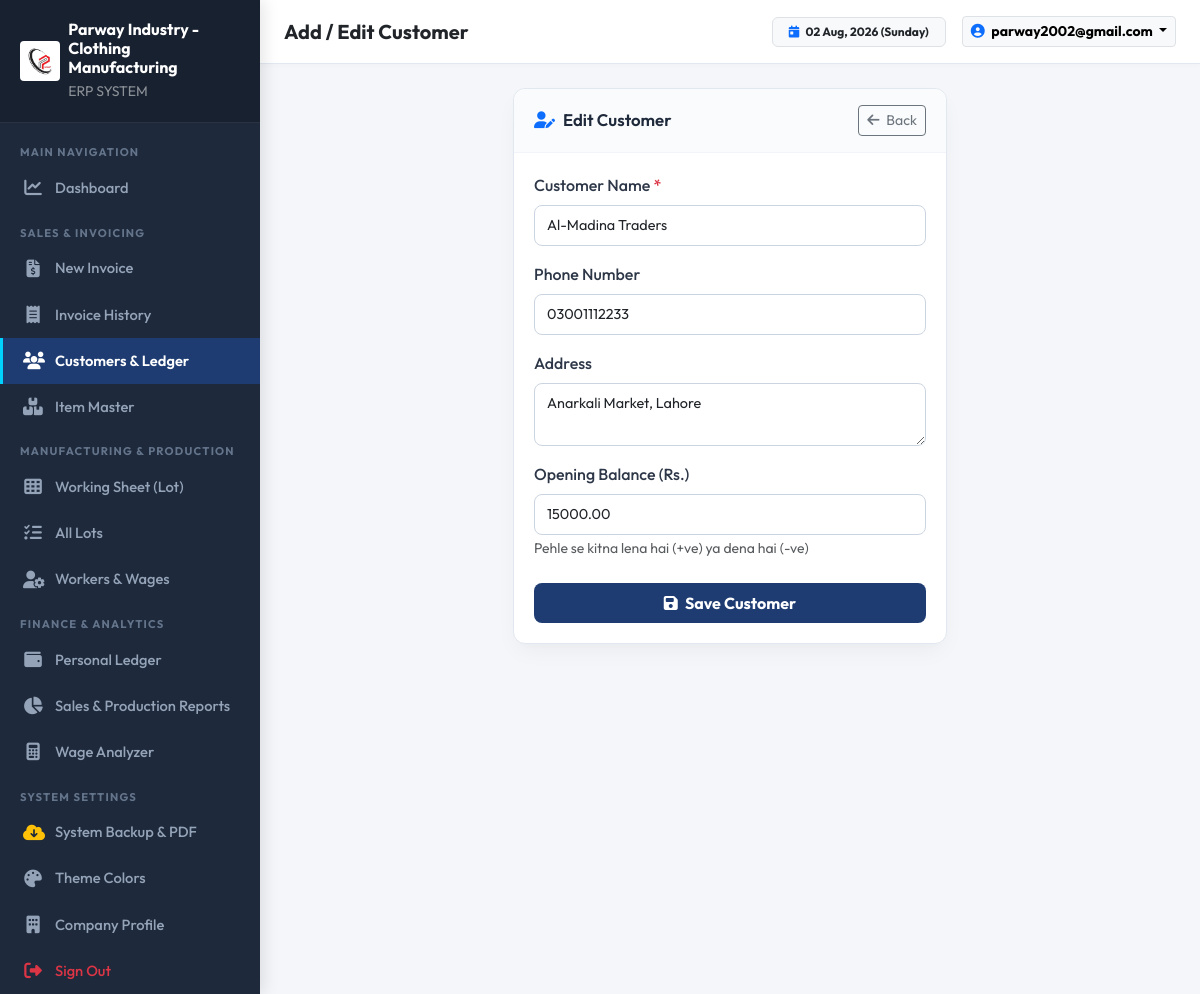
Page /modules/customers/add_edit.php?id=1 (signed in) on the committed database.
### tables this page shows
CREATE TABLE IF NOT EXISTS `settings` (
  `id` INT AUTO_INCREMENT PRIMARY KEY,
  `company_name` VARCHAR(150) NOT NULL DEFAULT 'Parway Industry',
  `logo` VARCHAR(255) DEFAULT '',
  `theme_primary_color` VARCHAR(20) DEFAULT '#2b5876',
  `theme_secondary_color` VARCHAR(20) DEFAULT '#4e4376',
  `address` TEXT,
  `phone` VARCHAR(50) DEFAULT '+92 300 1234567'
);

CREATE TABLE IF NOT EXISTS `customers` (
  `id` INT AUTO_INCREMENT PRIMARY KEY,
  `name` VARCHAR(100) NOT NULL,
  `phone` VARCHAR(30) DEFAULT '',
  `address` TEXT,
  `opening_balance` DECIMAL(12,2) DEFAULT 0.00,
  `created_at` DATETIME DEFAULT CURRENT_TIMESTAMP
);

### config/db.php (called while the page is built, shortened)
<?php
class Database {
    private static $instance = null;
    public static function getInstance() {
        if (self::$instance === null) {
            self::$instance = new Database();
        }
        return self::$instance->pdo;
    }
}
$pdo = Database::getInstance();
$settings = [
    'company_name' => 'Parway Industry',
    'theme_primary_color' => '#1e3c72',
    'theme_secondary_color' => '#2a5298',
    'sidebar_bg_color' => '#1e293b',
    'address' => 'Industrial Area, Faisalabad, Pakistan',
    'phone' => '+92 300 0000000',
    'email' => 'parway2002@gmail.com',
    'logo' => 'assets/uploads/logo/logo.png',
    'currency_symbol' => 'Rs.',
    'invoice_title' => 'SALES INVOICE',
    'invoice_footer_note' => 'Goods once sold are non-refundable. Thank you for your business!',
    'default_work_types' => 'Stitching, Cutting, Overlock, Packing, Pressing, Embroidery, Thread Cutting'
];
try {
    $stmt = $pdo->query("SELECT * FROM settings WHERE id = 1 LIMIT 1");
    $row = $stmt->fetch();
    if ($row) {
        $settings = array_merge($settings, array_filter($row, function($val) { return $val !== null && $val !== ''; }));
    }
} catch (Exception $e) {
}
function base_url($path = '') {
    $protocol = isset($_SERVER['HTTPS']) && $_SERVER['HTTPS'] === 'on' ? "https" : "http";
    $host = $_SERVER['HTTP_HOST'] ?? 'localhost';
    $doc_root = str_replace('\\', '/', $_SERVER['DOCUMENT_ROOT'] ?? '');
    $app_dir = str_replace('\\', '/', dirname(__DIR__));
    $relative = str_replace($doc_root, '', $app_dir);
    return rtrim($protocol . "://" . $host . $relative, '/') . '/' . ltrim($path, '/');
}

### modules/customers/add_edit.php (the view, shortened to what this page needs)
<?php
require_once __DIR__ . '/../../config/db.php';
$id = isset($_GET['id']) ? (int)$_GET['id'] : 0;
if ($id > 0) {
    $stmt = $pdo->prepare("SELECT * FROM customers WHERE id = ?");
    $stmt->execute([$id]);
    $fetched = $stmt->fetch();
    if ($fetched) {
        $customer = $fetched;
    }
}
require_once __DIR__ . '/../../includes/header.php';
?>
<div class="row justify-content-center">
  <div class="col-md-6">
    <div class="card-custom">
      <div class="card-custom-header">
        <h6 class="card-custom-title">
          <i class="fa-solid fa-user-pen text-primary"></i> <?= $id > 0 ? 'Edit Customer' : 'Add New Customer' ?>
        </h6>
        <a href="<?= base_url('modules/customers/list.php') ?>" class="btn btn-sm btn-outline-secondary">
          <i class="fa-solid fa-arrow-left me-1"></i> Back
        </a>
      </div>
      <div class="card-custom-body">
        <form action="" method="POST">
          <div class="mb-3">
            <label class="form-label fw-medium">Customer Name <span class="text-danger">*</span></label>
            <input type="text" name="name" class="form-control" placeholder="e.g. Al-Madina Traders" required value="<?= htmlspecialchars($customer['name']) ?>">
          </div>
          <div class="mb-3">
            <label class="form-label fw-medium">Phone Number</label>
            <input type="text" name="phone" class="form-control" placeholder="e.g. 0300 1234567" value="<?= htmlspecialchars($customer['phone']) ?>">
          </div>
          <div class="mb-3">
            <label class="form-label fw-medium">Address</label>
            <textarea name="address" class="form-control" rows="2" placeholder="Full shop/business address"><?= htmlspecialchars($customer['address']) ?></textarea>
          </div>
          <div class="mb-4">
            <label class="form-label fw-medium">Opening Balance (Rs.)</label>
            <input type="number" step="0.01" name="opening_balance" class="form-control" placeholder="0.00" value="<?= htmlspecialchars($customer['opening_balance']) ?>">
            <small class="text-muted">Pehle se kitna lena hai (+ve) ya dena hai (-ve)</small>
          </div>
          <button type="submit" class="btn btn-primary-custom w-100 py-2 fw-bold">
            <i class="fa-solid fa-save me-1"></i> Save Customer
          </button>
        </form>
      </div>
    </div>
  </div>
</div>
<?php require_once __DIR__ . '/../../includes/footer.php'; ?>

### includes/sidebar.php
<?php
$current_uri = $_SERVER['REQUEST_URI'] ?? '';
function is_active($page, $current_uri) {
    return (strpos($current_uri, $page) !== false) ? 'active' : '';
}
?>
<aside class="app-sidebar">
  <div class="sidebar-header d-flex align-items-center gap-2">
    <?php if (!empty($settings['logo']) && file_exists(__DIR__ . '/../' . $settings['logo'])): ?>
      <img src="<?= base_url($settings['logo']) ?>" alt="Logo" style="max-height: 40px; width: auto; object-fit: contain; background: #fff; padding: 2px; border-radius: 4px;">
    <?php else: ?>
      <i class="fa-solid fa-shirt brand-icon text-white fs-4"></i>
    <?php endif; ?>
    <div class="brand-text">
      <h6 class="m-0 fw-bold text-white"><?= htmlspecialchars($settings['company_name'] ?? 'PARWAY') ?></h6>
      <small class="text-white-50 uppercase fs-7">ERP SYSTEM</small>
    </div>
  </div>
  <div class="sidebar-menu">
    <div class="menu-label">Main Navigation</div>
    <ul class="list-unstyled m-0 p-0">
      <li>
        <a href="<?= base_url('modules/dashboard/index.php') ?>" class="<?= is_active('dashboard/index.php', $current_uri) ?>">
          <i class="fa-solid fa-chart-line"></i>
          <span>Dashboard</span>
        </a>
      </li>
    </ul>
    <div class="menu-label">Sales & Invoicing</div>
    <ul class="list-unstyled m-0 p-0">
      <li>
        <a href="<?= base_url('modules/invoice/create.php') ?>" class="<?= is_active('invoice/create.php', $current_uri) ?>">
          <i class="fa-solid fa-file-invoice-dollar"></i>
          <span>New Invoice</span>
        </a>
      </li>
      <li>
        <a href="<?= base_url('modules/invoice/list.php') ?>" class="<?= is_active('invoice/list.php', $current_uri) ?>">
          <i class="fa-solid fa-receipt"></i>
          <span>Invoice History</span>
        </a>
      </li>
      <li>
        <a href="<?= base_url('modules/customers/list.php') ?>" class="<?= is_active('customers/', $current_uri) ?>">
          <i class="fa-solid fa-users"></i>
          <span>Customers & Ledger</span>
        </a>
      </li>
      <li>
        <a href="<?= base_url('modules/items/list.php') ?>" class="<?= is_active('items/list.php', $current_uri) ?>">
          <i class="fa-solid fa-boxes-stacked"></i>
          <span>Item Master</span>
        </a>
      </li>
    </ul>
    <div class="menu-label">Manufacturing & Production</div>
    <ul class="list-unstyled m-0 p-0">
      <li>
        <a href="<?= base_url('modules/working_sheet/lot_entry.php') ?>" class="<?= is_active('lot_entry.php', $current_uri) ?>">
          <i class="fa-solid fa-table-cells"></i>
          <span>Working Sheet (Lot)</span>
        </a>
      </li>
      <li>
        <a href="<?= base_url('modules/working_sheet/lot_list.php') ?>" class="<?= is_active('lot_list.php', $current_uri) ?>">
          <i class="fa-solid fa-list-check"></i>
          <span>All Lots</span>
        </a>
      </li>
      <li>
        <a href="<?= base_url('modules/workers/list.php') ?>" class="<?= is_active('workers/', $current_uri) ?>">
          <i class="fa-solid fa-user-gear"></i>
          <span>Workers & Wages</span>
        </a>
      </li>
    </ul>
    <div class="menu-label">Finance & Analytics</div>
    <ul class="list-unstyled m-0 p-0">
      <li>
        <a href="<?= base_url('modules/personal_ledger/index.php') ?>" class="<?= is_active('personal_ledger/', $current_uri) ?>">
          <i class="fa-solid fa-wallet"></i>
          <span>Personal Ledger</span>
        </a>
      </li>
      <li>
        <a href="<?= base_url('modules/reports/daily.php') ?>" class="<?= is_active('reports/daily.php', $current_uri) ?>">
          <i class="fa-solid fa-chart-pie"></i>
          <span>Sales & Production Reports</span>
        </a>
      </li>
      <li>
        <a href="<?= base_url('modules/reports/wage_analyzer.php') ?>" class="<?= is_active('reports/wage_analyzer.php', $current_uri) ?>">
          <i class="fa-solid fa-calculator"></i>
          <span>Wage Analyzer</span>
        </a>
      </li>
    </ul>
    <div class="menu-label">System Settings</div>
    <ul class="list-unstyled m-0 p-0">
      <li>
        <a href="<?= base_url('modules/settings/backup.php') ?>" class="<?= is_active('settings/backup.php', $current_uri) ?>">
          <i class="fa-solid fa-cloud-arrow-down text-warning"></i>
          <span>System Backup & PDF</span>
        </a>
      </li>
      <li>
        <a href="<?= base_url('modules/settings/theme.php') ?>" class="<?= is_active('settings/theme.php', $current_uri) ?>">
          <i class="fa-solid fa-palette"></i>
          <span>Theme Colors</span>
        </a>
      </li>
      <li>
        <a href="<?= base_url('modules/settings/company_info.php') ?>" class="<?= is_active('settings/company_info.php', $current_uri) ?>">
          <i class="fa-solid fa-building"></i>
          <span>Company Profile</span>
        </a>
      </li>
      <li>
        <a href="<?= base_url('logout.php') ?>" class="text-danger">
          <i class="fa-solid fa-right-from-bracket"></i>
          <span>Sign Out</span>
        </a>
      </li>
    </ul>
  </div>
</aside>

### assets/css/style.css (style rules this page uses)
:root { --primary-color: #1e3c72; --secondary-color: #2a5298; --accent-color: #00d2ff; --sidebar-bg: #1e293b; --sidebar-text: #94a3b8; --sidebar-active-bg: rgba(255, 255, 255, 0.12); --card-shadow: 0 10px 25px -5px rgba(0, 0, 0, 0.05), 0 8px 10px -6px rgba(0, 0, 0, 0.01); }
body { font-family: 'Outfit', -apple-system, BlinkMacSystemFont, "Segoe UI", Roboto, sans-serif; background: #f4f6f9; color: #2d3748; min-height: 100vh; margin: 0; }
.app-sidebar { width: 260px; background: var(--sidebar-bg); color: #fff; flex-shrink: 0; display: flex; flex-direction: column; transition: all 0.3s ease; z-index: 1045; box-shadow: 4px 0 15px rgba(0,0,0,0.1); }
.sidebar-header { padding: 1.25rem 1.25rem; background: rgba(0,0,0,0.2); border-bottom: 1px solid rgba(255,255,255,0.08); }
.sidebar-menu, .sidebar-menu ul, .sidebar-menu li { list-style: none !important; list-style-type: none !important; padding: 0 !important; margin: 0 !important; }
.sidebar-menu { flex: 1; overflow-y: auto; padding-top: 0.5rem !important; }
.sidebar-menu .menu-label { padding: 0.85rem 1.25rem 0.25rem; font-size: 0.7rem; text-transform: uppercase; letter-spacing: 1.2px; color: #64748b; font-weight: 700; }
.sidebar-menu a { display: flex; align-items: center; gap: 0.75rem; padding: 0.75rem 1.25rem; color: var(--sidebar-text); text-decoration: none; font-weight: 500; font-size: 0.92rem; transition: all 0.2s ease; border-left: 3px solid transparent; }
.sidebar-menu a.active { color: #fff; background: var(--primary-color); border-left-color: var(--accent-color); font-weight: 600; }
.sidebar-menu a i { width: 20px; text-align: center; font-size: 1.1rem; }
.card-custom { background: #fff; border: 1px solid #e2e8f0; border-radius: 12px; box-shadow: var(--card-shadow); margin-bottom: 1.5rem; }
.card-custom-header { padding: 1rem 1.25rem; border-bottom: 1px solid #f1f5f9; display: flex; align-items: center; justify-content: space-between; background: #fafbfc; border-top-left-radius: 12px; border-top-right-radius: 12px; }
.card-custom-title { font-size: 1.05rem; font-weight: 600; color: #1e293b; margin: 0; display: flex; align-items: center; gap: 0.5rem; }
.card-custom-body { padding: 1.25rem; }
.btn-primary-custom { background: var(--primary-color); color: #fff; border: none; font-weight: 600; padding: 0.5rem 1.15rem; border-radius: 8px; transition: all 0.2s ease; }
.form-control, .form-select { border-radius: 8px; border: 1px solid #cbd5e1; padding: 0.55rem 0.75rem; font-size: 0.9rem; }

### rows in the picture
settings: company_name "Parway Industry - Clothing Manufacturing"
customers: name "Al-Madina Traders", phone "03001112233", address "Anarkali Market, Lahore", opening_balance "15000.00"

### other values in the picture
$page_title "Add / Edit Customer"
$_SESSION['username'] "parway2002@gmail.com"
